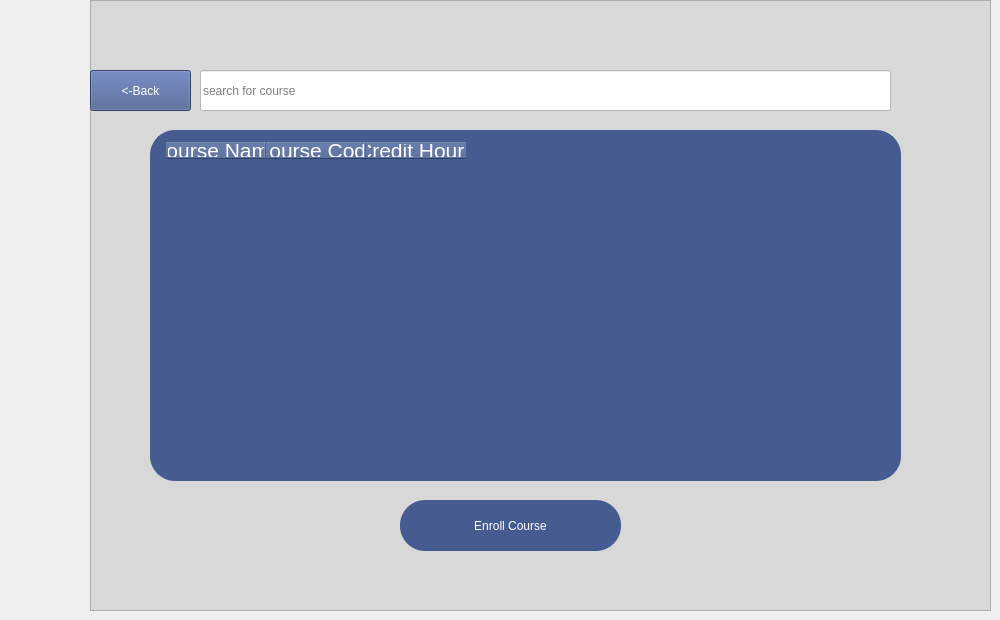
				<widget class="QWidget" name="page_9">
					<widget class="QFrame" name="frame_16">
						<property name="geometry">
							<rect>
								<x>90</x>
								<y>0</y>
								<width>901</width>
								<height>611</height>
							</rect>
						</property>
						<property name="styleSheet">
							<string notr="true">background-color: rgba(211, 211, 211, 211);</string>
						</property>
						<property name="frameShape">
							<enum>QFrame::Shape::StyledPanel</enum>
						</property>
						<property name="frameShadow">
							<enum>QFrame::Shadow::Raised</enum>
						</property>
						<widget class="QPushButton" name="pushButton_7">
							<property name="geometry">
								<rect>
									<x>310</x>
									<y>500</y>
									<width>221</width>
									<height>51</height>
								</rect>
							</property>
							<property name="styleSheet">
								<string notr="true">
									QPushButton {
									background-color: rgb(70, 92, 144);
									color:white   ;
									border: 2px ;
									border-radius: 25px;
									padding: 8px 16px;
									font: 700 17pt &quot;Segoe UI&quot;;
									}

									QPushButton:hover {
									background-color: rgb(211, 211, 211);
									}
								</string>
							</property>
							<property name="text">
								<string>Enroll Course</string>
							</property>
						</widget>
						<widget class="QLineEdit" name="lineEdit">
							<property name="geometry">
								<rect>
									<x>110</x>
									<y>70</y>
									<width>691</width>
									<height>41</height>
								</rect>
							</property>
							<property name="styleSheet">
								<string notr="true">
									background-color: rgb(255, 255, 255);
									color: rgb(0, 0, 0);
								</string>
							</property>
							<property name="placeholderText">
								<string>search for course</string>
							</property>
						</widget>
						<widget class="QTableWidget" name="tableWidget">
							<property name="geometry">
								<rect>
									<x>60</x>
									<y>130</y>
									<width>751</width>
									<height>351</height>
								</rect>
							</property>
							<property name="styleSheet">
								<string notr="true">
									color: rgb(255, 255, 255);
									background-color: rgb(70, 92, 144);
									font-size: 16pt;
									font-family: &quot;Segoe UI&quot;;  qproperty-textAlignment: AlignCenter;
									border: 2px ;
									border-radius: 25px;
									padding: 6px 8px;
								</string>
							</property>
							<property name="frameShadow">
								<enum>QFrame::Shadow::Sunken</enum>
							</property>
							<property name="gridStyle">
								<enum>Qt::PenStyle::NoPen</enum>
							</property>
							<property name="columnCount">
								<number>3</number>
							</property>
							<column>
								<property name="text">
									<string>Course Name</string>
								</property>
							</column>
							<column>
								<property name="text">
									<string>Course Code</string>
								</property>
							</column>
							<column>
								<property name="text">
									<string>Credit Hours</string>
								</property>
							</column>
						</widget>
						<widget class="QPushButton" name="StudentSignupbackB_2">
							<property name="geometry">
								<rect>
									<x>0</x>
									<y>70</y>
									<width>101</width>
									<height>41</height>
								</rect>
							</property>
							<property name="styleSheet">
								<string notr="true">
									background-color: rgb(70, 92, 144);
									color: rgb(255, 255, 255);
									font: 12pt &quot;Segoe UI&quot;;
								</string>
							</property>
							<property name="text">
								<string>&lt;-Back</string>
							</property>
						</widget>
						<zorder>lineEdit</zorder>
						<zorder>tableWidget</zorder>
						<zorder>pushButton_7</zorder>
						<zorder>StudentSignupbackB_2</zorder>
					</widget>
				</widget>
